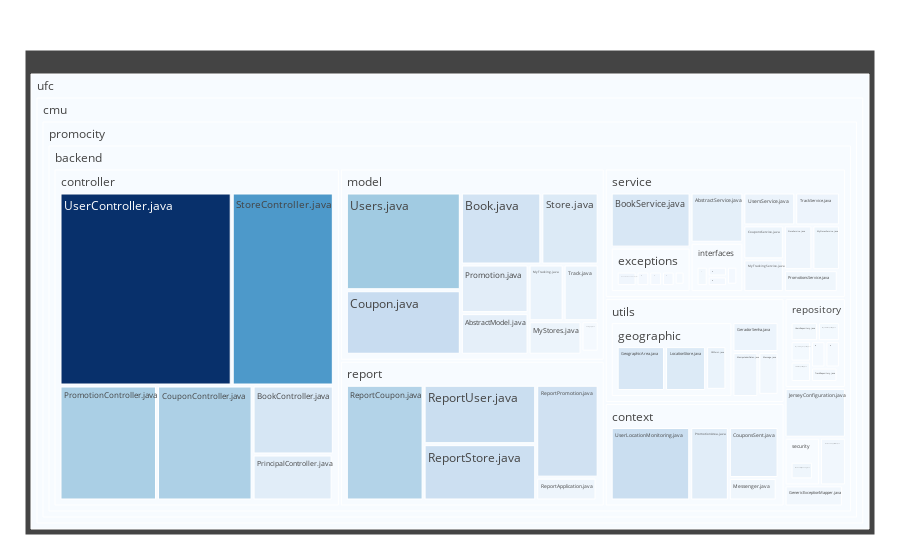

Write notebook code for a chart like this one.
### Code cell
fig = go.Figure(go.Treemap(
    labels = labels,
    values = values,
    parents = parents,
    marker_colorscale = 'Blues'
))

fig.update_layout(margin = dict(t=50, l=25, r=25, b=25))

fig.show()

### Figure 1 — Plotly figure (JSON) as saved in the notebook; plotly's stock layout.template omitted (floating-point values rounded to 4 significant figures)
{"data": [{"labels": ["ufc", "cmu", "promocity", "backend", "BackendApplication.java", "GenericExceptionMapper.java", "JerseyConfiguration.java", "context", "CouponsSent.java", "Messenger.java", "PromotionArea.java", "UserLocationMonitoring.java", "controller", "BookController.java", "CouponController.java", "PrincipalController.java", "PromotionController.java", "StoreController.java", "UserController.java", "model", "AbstractModel.java", "Book.java", "Category.java", "Coupon.java", "MyStores.java", "MyTracking.java", "Promotion.java", "Store.java", "Track.java", "Users.java", "report", "ReportApplication.java", "ReportCoupon.java", "ReportPromotion.java", "ReportStore.java", "ReportUser.java", "repository", "CouponsRepository.java", "MyStoresRepository.java", "MyTrackingRepository.java", "PromotionsRepository.java", "StoresRepository.java", "TrackRepository.java", "UsersRepository.java", "security", "WebSecurityConfig.java", "service", "AbstractService.java", "BookService.java", "CouponsService.java", "MyStoresService.java", "MyTrackingService.java", "PromotionsService.java", "StoreService.java", "TrackService.java", "UsersService.java", "exceptions", "BookNotFoundException.java", "CouponNotFoundException.java", "PromotionNotFoundException.java", "StoreNotFoundException.java", "UserNotFoundException.java", "interfaces", "ICouponService.java", "IPromotionService.java", "IStoreService.java", "IUserService.java", "utils", "GeradorSenha.java", "ManipuladorDatas.java", "Message.java", "geographic", "GPSPoint.java", "GeographicArea.java", "LocationStore.java"], "marker": {"colorscale": [[0, "rgb(247,251,255)"], [0.125, "rgb(222,235,247)"], [0.25, "rgb(198,219,239)"], [0.375, "rgb(158,202,225)"], [0.5, "rgb(107,174,214)"], [0.625, "rgb(66,146,198)"], [0.75, "rgb(33,113,181)"], [0.875, "rgb(8,81,156)"], [1, "rgb(8,48,107)"]]}, "parents": [" ", "ufc", "cmu", "promocity", "backend", "backend", "backend", "backend", "context", "context", "context", "context", "backend", "controller", "controller", "controller", "controller", "controller", "controller", "backend", "model", "model", "model", "model", "model", "model", "model", "model", "model", "model", "backend", "report", "report", "report", "report", "report", "backend", "repository", "repository", "repository", "repository", "repository", "repository", "repository", "backend", "security", "backend", "service", "service", "service", "service", "service", "service", "service", "service", "service", "service", "exceptions", "exceptions", "exceptions", "exceptions", "exceptions", "service", "interfaces", "interfaces", "interfaces", "interfaces", "backend", "utils", "utils", "utils", "utils", "geographic", "geographic", "geographic"], "type": "treemap", "values": [1, 1, 1, 1, 19, 19, 47, 1, 59, 25, 66, 136, 1, 99, 194, 65, 198, 348, 587, 1, 54, 111, 10, 142, 34, 38, 63, 79, 38, 215, 1, 28, 183, 118, 129, 136, 1, 11, 12, 12, 11, 12, 11, 15, 1, 25, 1, 56, 93, 29, 26, 28, 25, 27, 31, 36, 1, 22, 14, 14, 14, 10, 1, 13, 13, 13, 15, 1, 32, 27, 20, 1, 38, 93, 79]}], "layout": {"margin": {"b": 25, "l": 25, "r": 25, "t": 50}}}
